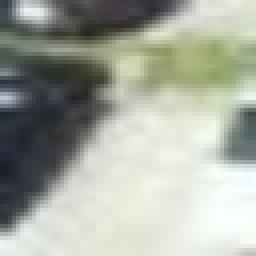
#> input picture archived_images/patches/test/empty/2012-09-15_14_32_20_jpg.rf.2d2320b885077a8915a410624f176715_s44.jpg, 64 x 64 px (shown 4 times larger); its folder holds 4 pictures in this run
$ python train_sklearn.py   (older library calls are emulated)
#> lines starting #> are read from the running program, lines starting #| are printed output that depends on the picture
"""
train_sklearn.py
High-performance feature-based parking slot classifier using Scikit-Learn:
- Feature extraction: Color Histograms (RGB + HSV) + Edge Density (Sobel) + Spatial Grid
- Model: HistGradientBoostingClassifier / RandomForestClassifier / MLPClassifier
- Evaluates Accuracy, Precision, Recall, F1-Score, Confusion Matrix
- Saves model to models/best_parking_model.joblib
- Generates publication-ready Confusion Matrix and Feature Analytics plots
"""

import os
import sys
import glob
import json
import time
import argparse
import joblib
import numpy as np
import cv2
import matplotlib.pyplot as plt
import seaborn as sns
from sklearn.ensemble import HistGradientBoostingClassifier, RandomForestClassifier
from sklearn.metrics import accuracy_score, precision_recall_fscore_support, confusion_matrix, classification_report

PROJECT_ROOT = os.path.dirname(os.path.dirname(os.path.abspath(__file__)))
PATCHES_DIR = os.path.join(PROJECT_ROOT, "data", "patches")
MODELS_DIR = os.path.join(PROJECT_ROOT, "models")
OUTPUT_DIR = os.path.join(PROJECT_ROOT, "output")

def extract_features_from_image(img_bgr):
    """
    Extracts discriminative features from a slot patch:
    1. HSV color histogram (16 bins each = 48 features) - asphalt vs car paint
    2. Edge intensity & variance (Sobel filter = 4 features) - empty slots have low texture
    3. Spatial downsampled grid (16x16 grayscale = 256 features) - car shape patterns
    Total: 308 feature dimensions
    """
    # 1. Spatial Thumbnail
    gray = cv2.cvtColor(img_bgr, cv2.COLOR_BGR2GRAY)
    thumb = cv2.resize(gray, (16, 16)).flatten() / 255.0

    # 2. Color Histograms
    hsv = cv2.cvtColor(img_bgr, cv2.COLOR_BGR2HSV)
    h_hist = cv2.calcHist([hsv], [0], None, [16], [0, 180]).flatten()
    s_hist = cv2.calcHist([hsv], [1], None, [16], [0, 256]).flatten()
    v_hist = cv2.calcHist([hsv], [2], None, [16], [0, 256]).flatten()

    # Normalize histograms
    h_hist = h_hist / (np.sum(h_hist) + 1e-6)
    s_hist = s_hist / (np.sum(s_hist) + 1e-6)
    v_hist = v_hist / (np.sum(v_hist) + 1e-6)

    # 3. Edge Gradients
    sobelx = cv2.Sobel(gray, cv2.CV_64F, 1, 0, ksize=3)
    sobely = cv2.Sobel(gray, cv2.CV_64F, 0, 1, ksize=3)
    edge_mag = np.sqrt(sobelx**2 + sobely**2)
    edge_mean = np.mean(edge_mag) / 255.0
    edge_std = np.std(edge_mag) / 255.0
    edge_max = np.max(edge_mag) / 255.0
    edge_features = np.array([edge_mean, edge_std, edge_max, np.percentile(edge_mag, 75) / 255.0])

    features = np.concatenate([thumb, h_hist, s_hist, v_hist, edge_features])
    return features

def load_dataset_split(split="train"):
    split_dir = os.path.join(PATCHES_DIR, split)
    empty_files = glob.glob(os.path.join(split_dir, "empty", "*.jpg"))
    occ_files = glob.glob(os.path.join(split_dir, "occupied", "*.jpg"))

    X, y = [], []
    print(f"Loading {split} split: {len(empty_files)} empty, {len(occ_files)} occupied...")

    for f in empty_files:
        img = cv2.imread(f)
        if img is not None:
            feat = extract_features_from_image(img)
            X.append(feat)
            y.append(0) # 0: Empty

    for f in occ_files:
        img = cv2.imread(f)
        if img is not None:
            feat = extract_features_from_image(img)
            X.append(feat)
            y.append(1) # 1: Occupied

    return np.array(X, dtype=np.float32), np.array(y, dtype=np.int64)

def train_and_evaluate():
    print("=" * 60)
    print("Starting Feature-Based Parking Slot Classifier Training")
    print("Algorithm: HistGradientBoostingClassifier (LightGBM/XGBoost equivalent)")
    print("=" * 60)

    os.makedirs(MODELS_DIR, exist_ok=True)
    os.makedirs(OUTPUT_DIR, exist_ok=True)

    start_time = time.time()

    # Load Splits
    X_train, y_train = load_dataset_split("train")
#> in load_dataset_split, img is the input picture: shape (64, 64, 3); mean B, G, R 159.4, 169.9, 166
#> in extract_features_from_image, `gray = cv2.cvtColor(img_bgr, cv2.COLOR_BGR2GRAY)`:
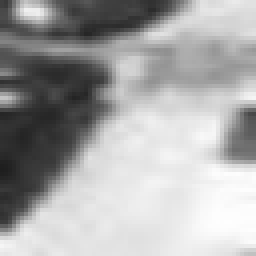
#> gray: shape (64, 64) (shown 4 times larger); min 30, max 254, mean 167.6
#> in extract_features_from_image, `thumb = cv2.resize(gray, (16, 16)).flatten() / 255.0`: thumb = 256 values, max 0.992 at index 221, min 0.129 at index 160, mean 0.658
#> in extract_features_from_image, `hsv = cv2.cvtColor(img_bgr, cv2.COLOR_BGR2HSV)`: hsv: shape (64, 64, 3); mean H, S, V 55.3, 24.6, 171.1
#> in extract_features_from_image, `h_hist = cv2.calcHist([hsv], [0], None, [16], [0, 180]).flatten()`: h_hist = [56, 33, 818, 1583, 344, 157, 130, 169, 177, 309, 181, 62, 16, 17, 34, 10]
#> in extract_features_from_image, `s_hist = cv2.calcHist([hsv], [1], None, [16], [0, 256]).flatten()`: s_hist = [2090, 822, 552, 337, 207, 88, 0, 0, 0, 0, 0, 0, 0, 0, 0, 0]
#> in extract_features_from_image, `v_hist = cv2.calcHist([hsv], [2], None, [16], [0, 256]).flatten()`: v_hist = [0, 0, 65, 446, 314, 163, 121, 119, 119, 103, 273, 230, 207, 456, 1043, 437]
#> in extract_features_from_image, `h_hist = h_hist / (np.sum(h_hist) + 1e-6)`: h_hist = [0.0137, 0.00806, 0.2, 0.386, 0.084, 0.0383, 0.0317, 0.0413, 0.0432, 0.0754, 0.0442, 0.0151, 0.00391, 0.00415, 0.0083, 0.00244]
#> in extract_features_from_image, `s_hist = s_hist / (np.sum(s_hist) + 1e-6)`: s_hist = [0.51, 0.201, 0.135, 0.0823, 0.0505, 0.0215, 0, 0, 0, 0, 0, 0, 0, 0, 0, 0]
#> in extract_features_from_image, `v_hist = v_hist / (np.sum(v_hist) + 1e-6)`: v_hist = [0, 0, 0.0159, 0.109, 0.0767, 0.0398, 0.0295, 0.0291, 0.0291, 0.0251, 0.0667, 0.0562, 0.0505, 0.111, 0.255, 0.107]
#> in extract_features_from_image, `sobelx = cv2.Sobel(gray, cv2.CV_64F, 1, 0, ksize=3)`:
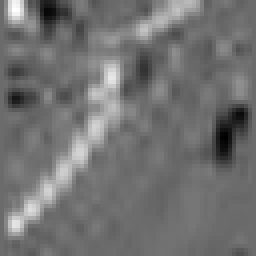
#> sobelx: shape (64, 64) float64 (shown 4 times larger); min -232, max 318, mean 13.3; drawn with min black and max white
#> in extract_features_from_image, `sobely = cv2.Sobel(gray, cv2.CV_64F, 0, 1, ksize=3)`:
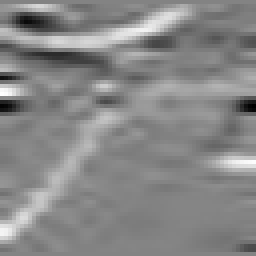
#> sobely: shape (64, 64) float64 (shown 4 times larger); min -392, max 370, mean 12.5; drawn with min black and max white
#> in extract_features_from_image, `edge_mag = np.sqrt(sobelx**2 + sobely**2)`:
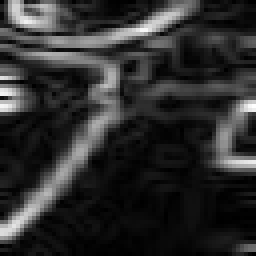
#> edge_mag: shape (64, 64) float64 (shown 4 times larger); min 0, max 392, mean 70.5; drawn with min black and max white
#> in extract_features_from_image, `edge_mean = np.mean(edge_mag) / 255.0`: edge_mean = 0.276
#> in extract_features_from_image, `edge_std = np.std(edge_mag) / 255.0`: edge_std = 0.308
#> in extract_features_from_image, `edge_max = np.max(edge_mag) / 255.0`: edge_max = 1.54
#> in extract_features_from_image, `edge_features = np.array([edge_mean, edge_std, edge_max, np.percentile..`: edge_features = [0.276, 0.308, 1.54, 0.384]
#> in extract_features_from_image, `features = np.concatenate([thumb, h_hist, s_hist, v_hist, edge_feature..`: features = 308 values, max 1.54 at index 306, min 0 at index 278, mean 0.565
#> in load_dataset_split, `feat = extract_features_from_image(img)`: feat has the same summary as features in extract_features_from_image
#> pass 2 of the loop in load_dataset_split, `for f in empty_files:`:
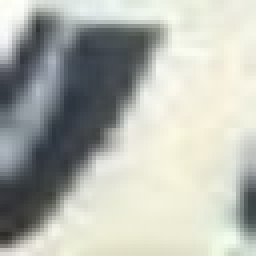
#> input picture archived_images/patches/test/empty/2012-09-15_14_32_20_jpg.rf.2d2320b885077a8915a410624f176715_s69.jpg, 64 x 64 px (shown 4 times larger)
#> in load_dataset_split, img is the input picture: shape (64, 64, 3); mean B, G, R 174.4, 182.1, 179.4
#> thumb = 256 values, max 0.988 at index 0, min 0.204 at index 100, mean 0.708
#> hsv: shape (64, 64, 3); mean H, S, V 57.1, 22.1, 184.5
#> in extract_features_from_image (call 2), `h_hist = cv2.calcHist([hsv], [0], None, [16], [0, 180]).flatten()`: h_hist = [12, 38, 1622, 663, 183, 118, 89, 181, 270, 873, 47, 0, 0, 0, 0, 0]
#> in extract_features_from_image (call 2), `s_hist = cv2.calcHist([hsv], [1], None, [16], [0, 256]).flatten()`: s_hist = [1396, 2091, 364, 191, 54, 0, 0, 0, 0, 0, 0, 0, 0, 0, 0, 0]
#> in extract_features_from_image (call 2), `v_hist = cv2.calcHist([hsv], [2], None, [16], [0, 256]).flatten()`: v_hist = [0, 0, 2, 126, 480, 246, 131, 121, 123, 150, 131, 107, 102, 187, 1175, 1015]
#> in extract_features_from_image (call 2), `h_hist = h_hist / (np.sum(h_hist) + 1e-6)`: h_hist = [0.00293, 0.00928, 0.396, 0.162, 0.0447, 0.0288, 0.0217, 0.0442, 0.0659, 0.213, 0.0115, 0, 0, 0, 0, 0]
#> in extract_features_from_image (call 2), `s_hist = s_hist / (np.sum(s_hist) + 1e-6)`: s_hist = [0.341, 0.51, 0.0889, 0.0466, 0.0132, 0, 0, 0, 0, 0, 0, 0, 0, 0, 0, 0]
#> in extract_features_from_image (call 2), `v_hist = v_hist / (np.sum(v_hist) + 1e-6)`: v_hist = [0, 0, 0.000488, 0.0308, 0.117, 0.0601, 0.032, 0.0295, 0.03, 0.0366, 0.032, 0.0261, 0.0249, 0.0457, 0.287, 0.248]
#> in extract_features_from_image (call 2), `sobely = cv2.Sobel(gray, cv2.CV_64F, 0, 1, ksize=3)`:
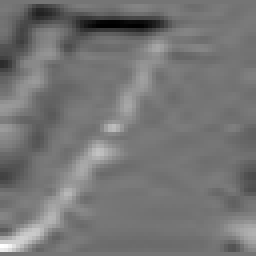
#> sobely: shape (64, 64) float64 (shown 4 times larger); min -377, max 440, mean -1.4; drawn with min black and max white
#> in extract_features_from_image (call 2), `edge_mag = np.sqrt(sobelx**2 + sobely**2)`:
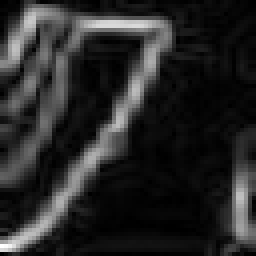
#> edge_mag: shape (64, 64) float64 (shown 4 times larger); min 0, max 440, mean 68.1; drawn with min black and max white
#> edge_mean = 0.267
#> edge_std = 0.327
#> edge_max = 1.73
#> edge_features = [0.267, 0.327, 1.73, 0.408]
#> features = 308 values, max 1.73 at index 306, min 0 at index 267, mean 0.607
#> feat has the same summary as features in extract_features_from_image
#> pass 3 of the loop in load_dataset_split, `for f in empty_files:`:
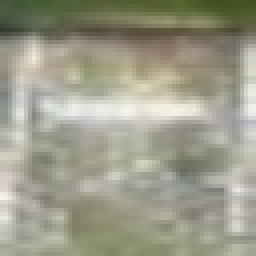
#> input picture archived_images/patches/test/empty/2012-10-25_17_38_48_jpg.rf.b67e8480d3e31608fb16d9e632804bd7_s99.jpg, 64 x 64 px (shown 4 times larger)
#> in load_dataset_split, img is the input picture: shape (64, 64, 3); mean B, G, R 138.3, 156.1, 156.4
#> in extract_features_from_image (call 3), `gray = cv2.cvtColor(img_bgr, cv2.COLOR_BGR2GRAY)`:
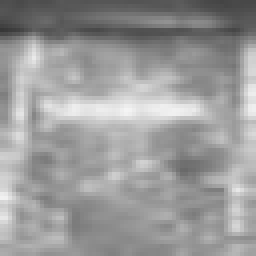
#> gray: shape (64, 64) (shown 4 times larger); min 55, max 244, mean 154.2
#> thumb = 256 values, max 0.894 at index 106, min 0.282 at index 16, mean 0.607
#> hsv: shape (64, 64, 3); mean H, S, V 30.3, 36.4, 158.3
#> in extract_features_from_image (call 3), `h_hist = cv2.calcHist([hsv], [0], None, [16], [0, 180]).flatten()`: h_hist = [8, 726, 2004, 1185, 137, 5, 3, 8, 0, 0, 9, 4, 1, 0, 6, 0]
#> in extract_features_from_image (call 3), `s_hist = cv2.calcHist([hsv], [1], None, [16], [0, 256]).flatten()`: s_hist = [687, 1598, 763, 565, 186, 103, 91, 50, 38, 15, 0, 0, 0, 0, 0, 0]
#> in extract_features_from_image (call 3), `v_hist = cv2.calcHist([hsv], [2], None, [16], [0, 256]).flatten()`: v_hist = [0, 0, 0, 3, 17, 243, 216, 186, 442, 993, 847, 505, 327, 171, 121, 25]
#> in extract_features_from_image (call 3), `h_hist = h_hist / (np.sum(h_hist) + 1e-6)`: h_hist = [0.00195, 0.177, 0.489, 0.289, 0.0334, 0.00122, 0.000732, 0.00195, 0, 0, 0.0022, 0.000977, 0.000244, 0, 0.00146, 0]
#> in extract_features_from_image (call 3), `s_hist = s_hist / (np.sum(s_hist) + 1e-6)`: s_hist = [0.168, 0.39, 0.186, 0.138, 0.0454, 0.0251, 0.0222, 0.0122, 0.00928, 0.00366, 0, 0, 0, 0, 0, 0]
#> in extract_features_from_image (call 3), `v_hist = v_hist / (np.sum(v_hist) + 1e-6)`: v_hist = [0, 0, 0, 0.000732, 0.00415, 0.0593, 0.0527, 0.0454, 0.108, 0.242, 0.207, 0.123, 0.0798, 0.0417, 0.0295, 0.0061]
#> in extract_features_from_image (call 3), `edge_mag = np.sqrt(sobelx**2 + sobely**2)`:
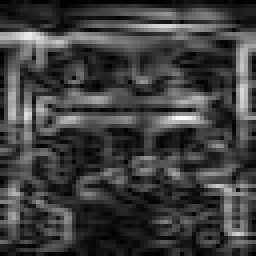
#> edge_mag: shape (64, 64) float64 (shown 4 times larger); min 0, max 286.1, mean 71.6; drawn with min black and max white
#> edge_mean = 0.281
#> edge_std = 0.194
#> edge_max = 1.12
#> edge_features = [0.281, 0.194, 1.12, 0.392]
#> features = 308 values, max 1.12 at index 306, min 0 at index 264, mean 0.521
#> feat has the same summary as features in extract_features_from_image
#> the loop made 4 passes; the first 3 are shown
    X_val, y_val = load_dataset_split("valid")
#> pass 2 of the loop in load_dataset_split, `for f in empty_files:`:
#> pass 3 of the loop in load_dataset_split, `for f in empty_files:`:
#> the loop made 4 passes; the first 3 are shown
    X_test, y_test = load_dataset_split("test")
#> pass 2 of the loop in load_dataset_split, `for f in empty_files:`:
#> pass 3 of the loop in load_dataset_split, `for f in empty_files:`:
#> the loop made 4 passes; the first 3 are shown

    print(f"\nFeature matrix shapes: Train={X_train.shape}, Valid={X_val.shape}, Test={X_test.shape}")
#| Feature matrix shapes: Train=(4, 308), Valid=(4, 308), Test=(4, 308)

    # Train Model
    print("\nTraining Classifier...")
    clf = HistGradientBoostingClassifier(
        max_iter=150,
        learning_rate=0.08,
        max_depth=8,
        l2_regularization=1.0,
        random_state=42,
        early_stopping=True,
        n_iter_no_change=10
    )
    clf.fit(X_train, y_train)

    train_acc = clf.score(X_train, y_train) * 100.0
    val_acc = clf.score(X_val, y_val) * 100.0
    print(f"Training Accuracy: {train_acc:.2f}% | Validation Accuracy: {val_acc:.2f}%")

    # Evaluate on Test Split
    print("\nEvaluating on Independent Test Split...")
    test_preds = clf.predict(X_test)
    test_probs = clf.predict_proba(X_test)
    test_acc = accuracy_score(y_test, test_preds)

    class_names = ["empty", "occupied"]
    prec, rec, f1, support = precision_recall_fscore_support(y_test, test_preds, average=None)
    prec_macro, rec_macro, f1_macro, _ = precision_recall_fscore_support(y_test, test_preds, average="macro")
    prec_weighted, rec_weighted, f1_weighted, _ = precision_recall_fscore_support(y_test, test_preds, average="weighted")
    cm = confusion_matrix(y_test, test_preds)
#> (the run stopped early here; a loop or call above may not have finished)
